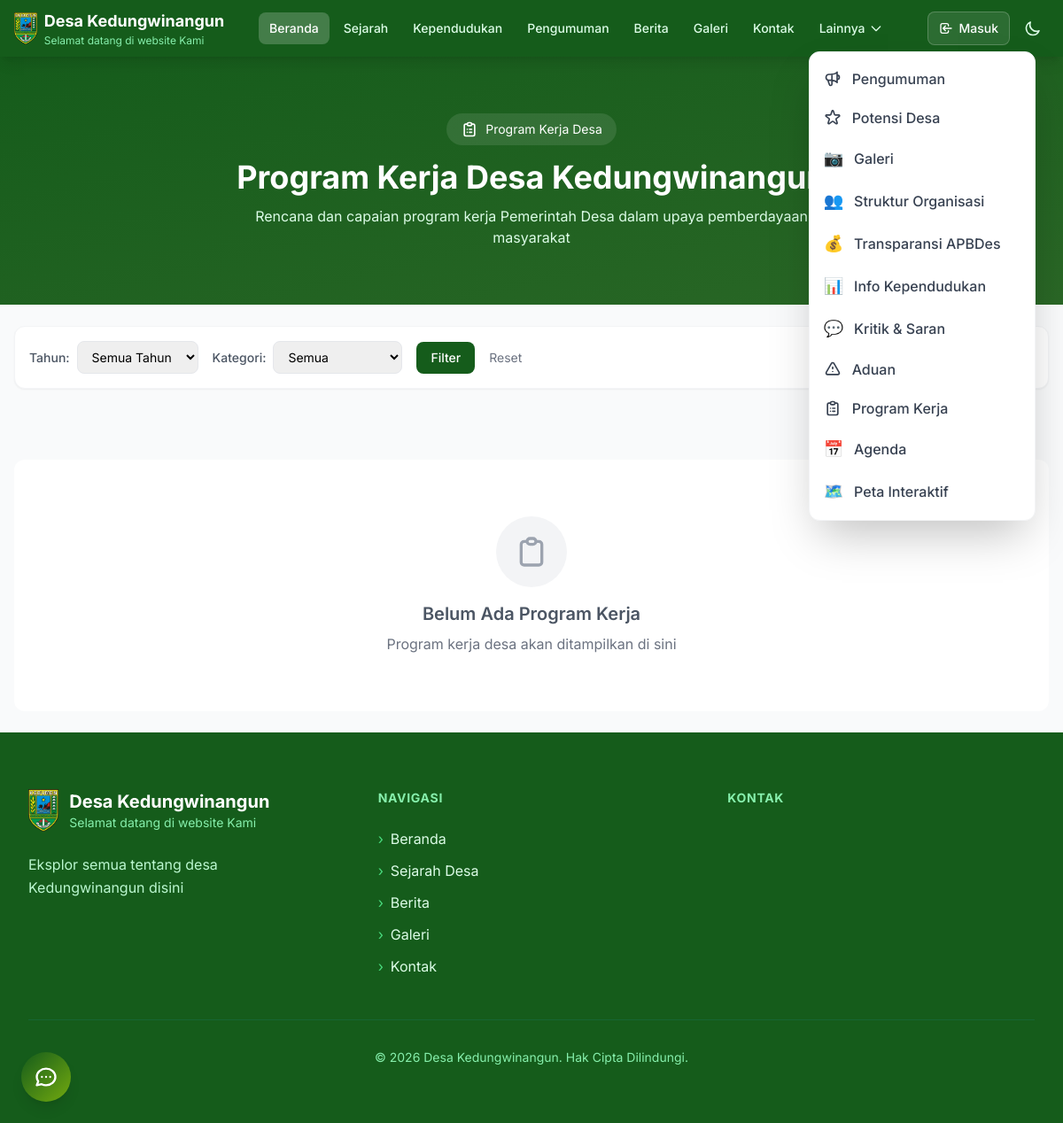
The page /program-kerja on the database as committed earlier.
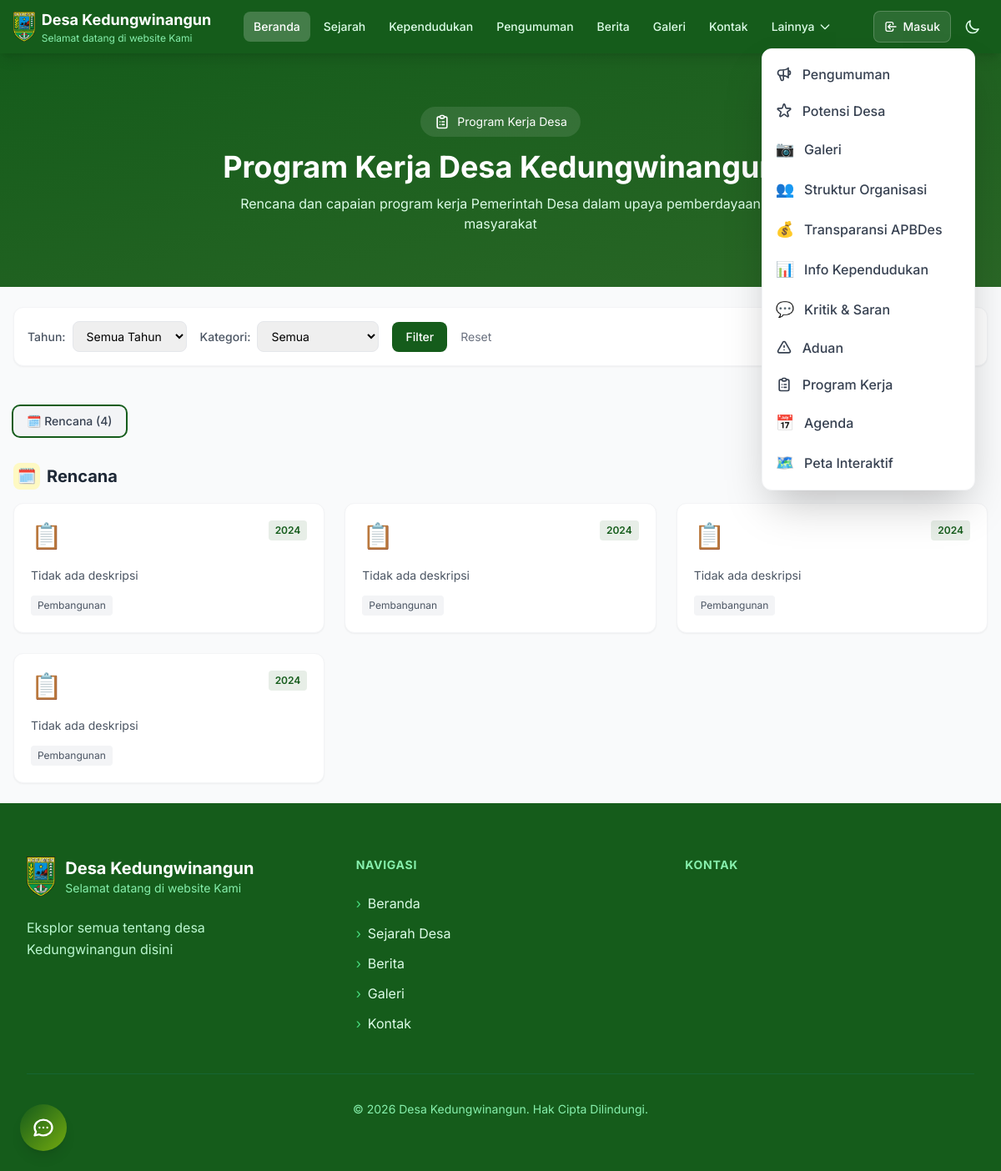
The same page on the database as committed later.
### tables this page shows
CREATE TABLE program_kerja (
                id INTEGER PRIMARY KEY AUTOINCREMENT,
                nama TEXT NOT NULL,
                kategori TEXT DEFAULT 'pembangunan',
                tahun_mulai INTEGER,
                tahun_selesai INTEGER,
                sasaran TEXT,
                deskripsi TEXT,
                status TEXT DEFAULT 'rencana',
                progress INTEGER DEFAULT 0,
                aktif INTEGER DEFAULT 1,
                created_at TIMESTAMP DEFAULT CURRENT_TIMESTAMP,
                updated_at TIMESTAMP DEFAULT CURRENT_TIMESTAMP
            , urutan INTEGER DEFAULT 0, tahun INTEGER, target TEXT, realiasi TEXT, anggaran INTEGER DEFAULT 0, icon TEXT DEFAULT "📋");

### routes/public.py (the view)
@public_bp.route("/program-kerja")
def program_kerja():
    try:
        from models import get_all_pages, get_all_program_kerja
        from datetime import datetime
        desa_info = get_desa_info_with_maps()
        custom_pages = get_all_pages()
        tahun_filter = request.args.get('tahun', type=int)
        kategori_filter = request.args.get('kategori', '')
        program_list = get_all_program_kerja(aktif=1, tahun=tahun_filter)
        if kategori_filter:
            program_list = [p for p in program_list if p.get('kategori') == kategori_filter]
        by_status = {
            'rencana': [],
            'berlangsung': [],
            'selesai': [],
        }
        for p in program_list:
            status = p.get('status', 'berlangsung')
            if status in by_status:
                by_status[status].append(p)
            else:
                by_status['berlangsung'].append(p)
        all_program = get_all_program_kerja(aktif=1)
        tahun_list = sorted(set(p.get('tahun') for p in all_program if p.get('tahun')), reverse=True)
        if not tahun_list:
            tahun_list = [datetime.now().year]
        kategori_labels = {
            'pembangunan': 'Pembangunan',
            'pemberdayaan': 'Pemberdayaan',
            'pembinaan': 'Pembinaan',
            'pelayanan': 'Pelayanan',
            'kesehatan': 'Kesehatan',
            'pendidikan': 'Pendidikan',
            'umum': 'Umum',
        }
        status_labels = {
            'rencana': '🗓️ Rencana',
            'berlangsung': '🔄 Berlangsung',
            'selesai': '✅ Selesai',
        }
        return render_template(
            "program_kerja.html",
            page={"title": "Program Kerja"},
            desa=desa_info,
            nav_links=NAV_LINKS,
            tahun=datetime.now().year,
            site_name=desa_info['nama'],
            site_tagline=desa_info['tagline'],
            site_description=desa_info['deskripsi'],
            custom_pages=custom_pages,
            program_list=program_list,
            by_status=by_status,
            tahun_list=tahun_list,
            tahun_filter=tahun_filter,
            kategori_filter=kategori_filter,
            kategori_labels=kategori_labels,
            status_labels=status_labels,
        )
    except Exception as e:
        logger.error(f"Error loading program_kerja page: {str(e)}")
        flash('Terjadi kesalahan saat memuat halaman', 'error')
        return redirect(url_for('public.index'))

### app.py (called while the page is built)
@app.context_processor
def inject_openrouter_key():
    return {
        'openrouter_api_key': environ.get('OPENROUTER_API_KEY', '')
    }

@app.context_processor
def inject_custom_pages():
    from models import get_all_pages
    return {'custom_pages_nav': get_all_pages()}

### models.py (called while the page is built)
def get_db_connection():
    conn = sqlite3.connect(Config.DB_NAME)
    conn.row_factory = sqlite3.Row
    return conn

def get_config(key, default=None):
    try:
        conn = get_db_connection()
        cursor = conn.cursor()
        cursor.execute('SELECT value FROM config WHERE key = ?', (key,))
        row = cursor.fetchone()
        conn.close()
        return row['value'] if row else (default if default is not None else DEFAULT_CONFIG.get(key, ''))
    except Exception as e:
        logger.error(f"Error getting config '{key}': {str(e)}")
        return default if default is not None else DEFAULT_CONFIG.get(key, '')

### routes/public.py (called while the page is built)
def get_desa_info_with_maps():
    info = get_desa_info()
    info['maps_embed_url'] = MAPS_EMBED_URL
    info['dusun'] = DUSUN_DATA
    return info

### templates/program_kerja.html (shortened to what the changed rows need)
<!DOCTYPE html>
<html lang="id">
<head>
    <script src="https://cdn.tailwindcss.com"></script>
    <link rel="stylesheet" href="{{ url_for('static', filename='styles.css') }}">
</head>
<body class="bg-gray-50 font-['Inter']">
    {% include 'partials/navbar.html' %}
    <section class="bg-gradient-to-br from-[#155C1B] to-[#2A6726] text-white py-12 md:py-16">
        <div class="max-w-7xl mx-auto px-4">
            <div class="text-center">
                <h1 class="text-3xl md:text-4xl font-bold mb-3">Program Kerja Desa Kedungwinangun</h1>
            </div>
        </div>
    </section>
    <section class="max-w-7xl mx-auto px-4 py-6">
        <div class="flex flex-wrap gap-2 mb-8">
            {% if by_status.rencana %}
            <button onclick="showTab('rencana')" id="tab-rencana" class="px-4 py-2 bg-gray-100 text-gray-700 rounded-lg hover:bg-gray-200 transition-colors font-medium text-sm">
                🗓️ Rencana ({{ by_status.rencana|length }})
            </button>
            {% endif %}
        </div>
        {% if program_list %}
        <div class="space-y-8">
            {% for status_key, programs in by_status.items() %}
            {% if programs %}
            <div id="content-{{ status_key }}" class="tab-content">
                <h2 class="text-xl font-bold text-gray-800 mb-4 flex items-center gap-2">
                    {% if status_key == 'rencana' %}
                    <span class="w-8 h-8 rounded-lg bg-yellow-100 flex items-center justify-center text-lg">🗓️</span>
                    Rencana
                    {% elif status_key == 'berlangsung' %}
                    <span class="w-8 h-8 rounded-lg bg-blue-100 flex items-center justify-center text-lg">🔄</span>
                    Sedang Berlangsung
                    {% elif status_key == 'selesai' %}
                    <span class="w-8 h-8 rounded-lg bg-green-100 flex items-center justify-center text-lg">✅</span>
                    Selesai
                    {% endif %}
                </h2>
                <div class="grid md:grid-cols-2 lg:grid-cols-3 gap-6">
                    {% for program in programs %}
                    <div class="bg-white rounded-xl shadow-sm border border-gray-100 overflow-hidden hover:shadow-md transition-shadow">
                        <div class="p-5">
                            <div class="flex items-start justify-between mb-3">
                                <span class="text-3xl">{{ program.icon or '📋' }}</span>
                                {% if program.tahun %}
                                <span class="px-2 py-1 bg-[#155C1B]/10 text-[#155C1B] rounded text-xs font-semibold">
                                    {{ program.tahun }}
                                </span>
                                {% endif %}
                            </div>
                            <p class="text-sm text-gray-600 mb-3 line-clamp-3">{{ program.deskripsi or 'Tidak ada deskripsi' }}</p>
                            {% if program.kategori %}
                            <span class="inline-block px-2 py-1 bg-gray-100 text-gray-600 rounded text-xs">
                                {{ kategori_labels.get(program.kategori, program.kategori) }}
                            </span>
                            {% endif %}
                        </div>
                    </div>
                    {% endfor %}
                </div>
            </div>
            {% endif %}
            {% endfor %}
        </div>
        {% else %}
        <div class="text-center py-16 bg-white rounded-xl">
            <div class="w-20 h-20 mx-auto mb-4 bg-gray-100 rounded-full flex items-center justify-center">
                <svg class="w-10 h-10 text-gray-400" fill="none" stroke="currentColor" viewBox="0 0 24 24">
                    <path stroke-linecap="round" stroke-linejoin="round" stroke-width="2" d="M9 5H7a2 2 0 00-2 2v12a2 2 0 002 2h10a2 2 0 002-2V7a2 2 0 00-2-2h-2M9 5a2 2 0 002 2h2a2 2 0 002-2M9 5a2 2 0 012-2h2a2 2 0 012 2"/>
                </svg>
            </div>
            <h3 class="text-xl font-semibold text-gray-600 mb-2">Belum Ada Program Kerja</h3>
            <p class="text-gray-500">Program kerja desa akan ditampilkan di sini</p>
        </div>
        {% endif %}
    </section>
</body>
</html>

### templates/partials/navbar.html (shortened to what the changed rows need)
<nav class="bg-[#155C1B] sticky top-0 z-50 shadow-lg">
    <div class="max-w-7xl mx-auto px-4">
        <div class="flex items-center justify-between h-14 md:h-16">
            <div class="hidden lg:flex items-center gap-1">
                {% for link in nav_links %}
                <a href="{{ link.href }}" class="px-3 py-2 rounded-lg text-sm font-medium transition-colors
                       {% if link.active %}bg-white/20 text-white{% else %}text-green-100 hover:bg-white/10 hover:text-white{% endif %}">
                    {{ link.label }}
                </a>
                {% endfor %}
                <div class="relative" x-data="{ open: false }">
                    <button @click="open = !open" @click.away="open = false"
                            class="px-3 py-2 rounded-lg text-sm font-medium transition-colors flex items-center gap-1 text-green-100 hover:bg-white/10 hover:text-white">
                    </button>
                    <div x-show="open" x-transition:enter="transition ease-out duration-200" x-transition:enter-start="opacity-0 scale-95" x-transition:enter-end="opacity-100 scale-100"
                         x-transition:leave="transition ease-in duration-150" x-transition:leave-start="opacity-100 scale-100" x-transition:leave-end="opacity-0 scale-95"
                         class="absolute left-0 mt-2 w-64 bg-white rounded-xl shadow-2xl border border-gray-100 overflow-hidden z-50">
                    </div>
                </div>
            </div>
        </div>
    </div>
</nav>

Rows that differ between the two databases and show on the page:
added program_kerja: icon "📋", tahun "2024", deskripsi "Tidak ada deskripsi", get "Pembangunan"
added program_kerja: icon "📋", tahun "2024", deskripsi "Tidak ada deskripsi", get "Pembangunan"
added program_kerja: icon "📋", tahun "2024", deskripsi "Tidak ada deskripsi", get "Pembangunan"
added program_kerja: icon "📋", tahun "2024", deskripsi "Tidak ada deskripsi", get "Pembangunan"
Other text that changed with them:
{{ by_status.rencana|length }}: (not shown) → "4"
text no longer shown: "Belum Ada Program Kerja Program kerja desa akan ditampilkan di sini"
text now shown: "🗓️ Rencana ( )"
new list line: "Rencana"
